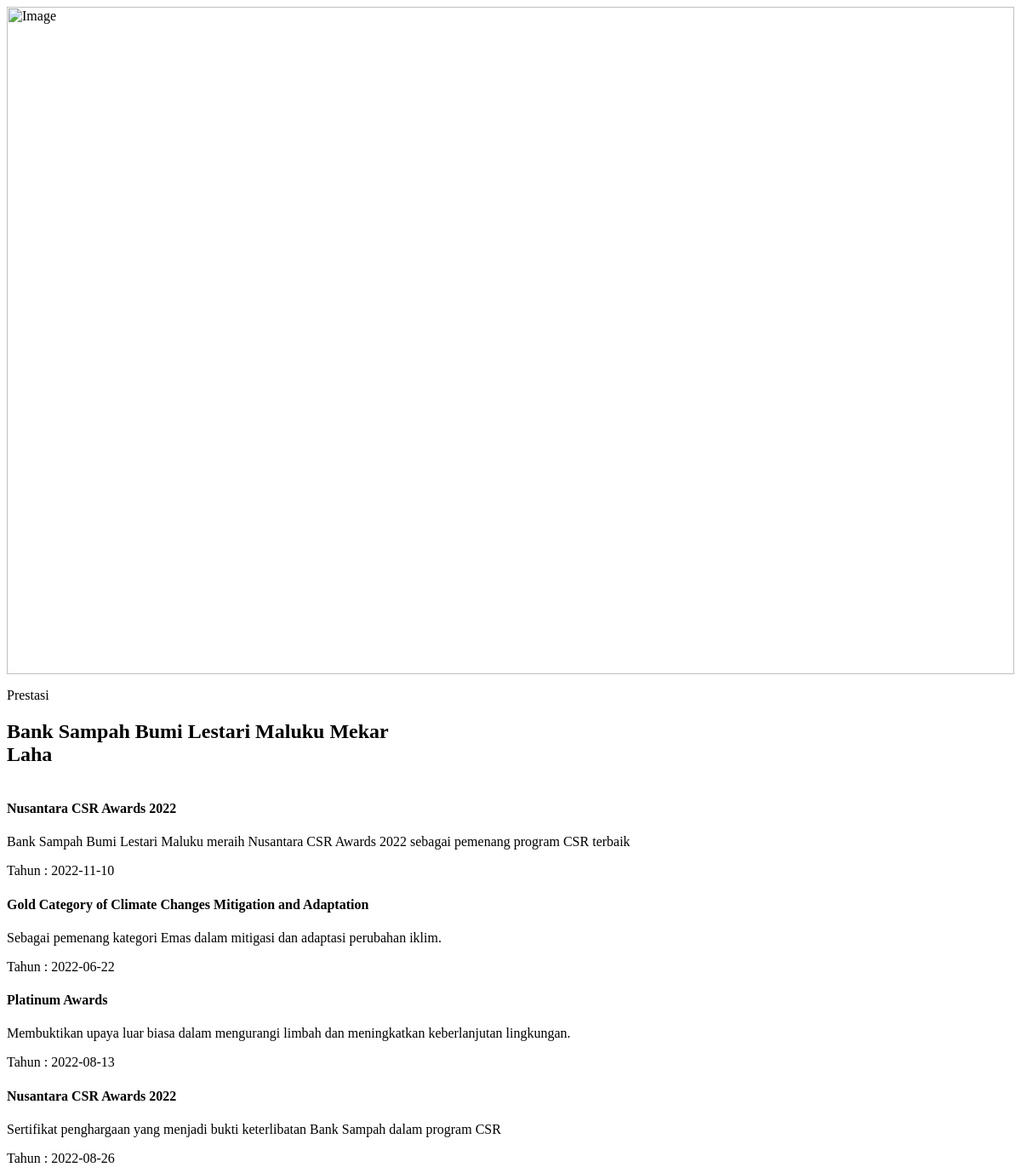
Page /hal_user/Prestasi_BLM.php on the committed database.
### tables this page shows
CREATE TABLE `tb_prestasi` (
  `id_prestasi` int(50) NOT NULL,
  `nama` varchar(200) NOT NULL,
  `keterangan` text NOT NULL,
  `tahun` varchar(50) NOT NULL,
  `foto` varchar(300) NOT NULL
);

### hal_user/Prestasi_BLM.php (the view, shortened to what this page needs)
  <?php
    require_once 'z_config/Koneksi.php';
    $tampil = mysqli_query($con,"SELECT * FROM tb_prestasi");
?>
    <div class="container-fluid py-5 mb-5 wow fadeIn" data-wow-delay="0.1s">
        <div class="container position-relative" data-wow-delay="0.1s">
        <img class="w-100" src="pageuser/img/prestasi1.jpg" alt="Image">
    </div>
    <div class="container-xl py-2">
        <div class="container">
            <div class="text-center mx-auto wow fadeInUp" data-wow-delay="0.1s" style="max-width: 500px;">
                <p class="fs-5 fw-bold text-primary"> <i class="fa fa-award fa-1x text-primary mb-2"></i> Prestasi</p>
                <h2 class="display-18 mb-5">Bank Sampah Bumi Lestari Maluku Mekar Laha</h2>
            </div>
            <div class="row g-4">
                 <?php while ($r = mysqli_fetch_array($tampil))
                { ?>
                <div class="col-lg-3 col-md-6 wow fadeInUp" data-wow-delay="0.1s">
                    <div class="team-item rounded">
                        <div class="team-text">
                            <h4 class="mb-15"><?=$r[1]?></h4>
                            <p class="text-primary"><?=$r[2]?></p>
                            <div class="team-social d-flex">
                               Tahun :  <?=$r[3]?>
                            </div>
                        </div>
                    </div>
                </div>
            <?php } ?>
            </div>
        </div>
    </div>

### hal_user/Prestasi_BLM.php (style rules this page uses)
.position-relative { position: relative; }
.w-100 { width: 100%; }

### rows in the picture
tb_prestasi: nama "Nusantara CSR Awards 2022", keterangan "Bank Sampah Bumi Lestari Maluku meraih Nusantara CSR Awards 2022 sebagai pemenang program CSR terbaik", tahun "2022-11-10"
tb_prestasi: nama "Gold Category of Climate Changes Mitigation and Adaptation", keterangan "Sebagai pemenang kategori Emas dalam mitigasi dan adaptasi perubahan iklim.", tahun "2022-06-22"
tb_prestasi: nama "Platinum Awards", keterangan "Membuktikan upaya luar biasa dalam mengurangi limbah dan meningkatkan keberlanjutan lingkungan.", tahun "2022-08-13"
tb_prestasi: nama "Nusantara CSR Awards 2022", keterangan "Sertifikat penghargaan yang menjadi bukti keterlibatan Bank Sampah dalam program CSR", tahun "2022-08-26"
